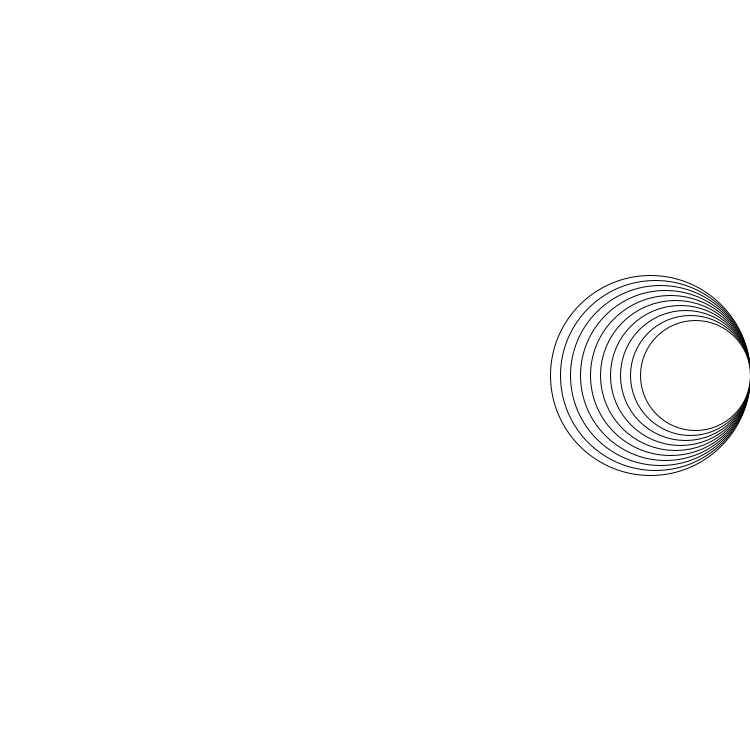
Frame 1 (no input)
Frame 60 (the mouse pressed at the canvas centre just before this capture): identical to frame 1, image omitted
Frame 120 (the mouse held since frame 60 and released just before this capture): identical to frame 1, image omitted

The Processing sketch that drew this single still picture (run headless with seeded random() and noise(); from frame 60 on, the mouse is pressed at the canvas centre):

// Processing sketch: H09Opd06
// ── H09Opd06.pde

 
void setup(){
  size(750,750);
}

void draw(){ 
  background(255);
  drawRightC(250,250,200,10);
  
}
 
 void drawRightC(int x, int y, int sizeC, int aantal){
   for (int i =0; i<aantal; i++){
  
   ellipse(750 - sizeC/2, 375, sizeC, sizeC);
   sizeC-=10;
   }
 }
